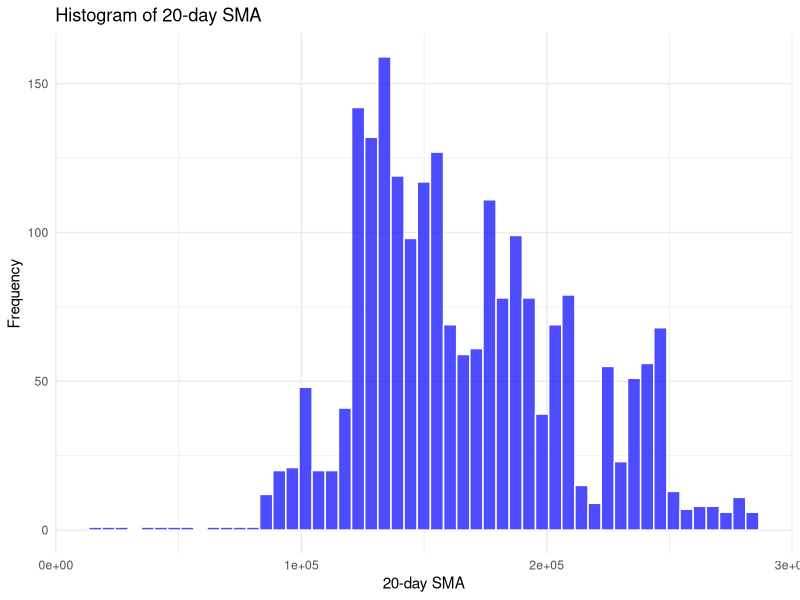
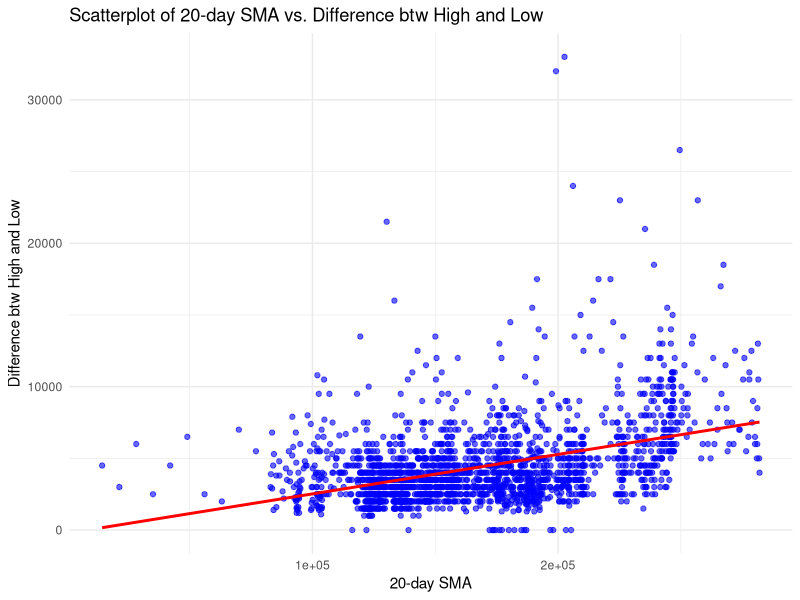
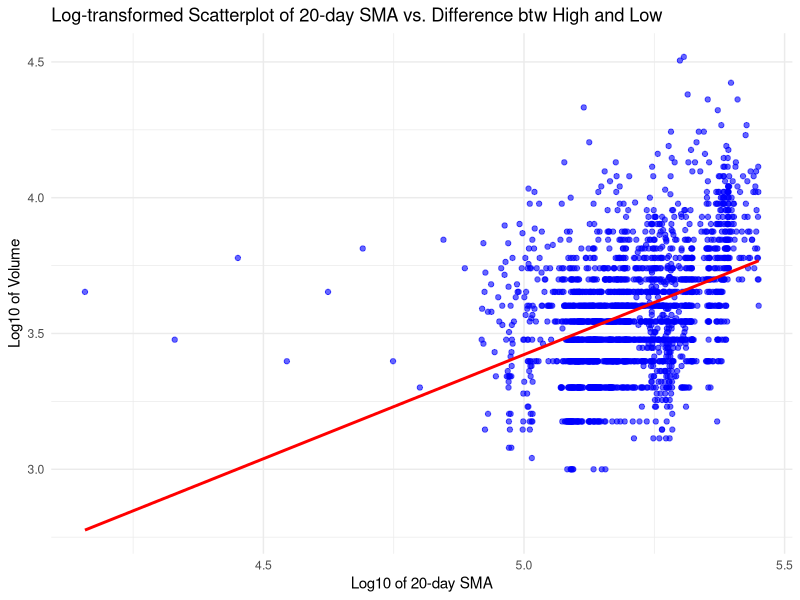

These figures' R source, in order:
library(ggplot2)
library(dplyr)

data = read.csv("Dataset_SMA.csv")
data

sum(!is.finite(data$sma))
data_cleaned <- data[!is.na(data$sma) & !is.nan(data$sma) & !is.infinite(data$sma), ]
sum(!is.finite(data_cleaned$sma))

binwidth_value <- (max(data_cleaned$sma) - min(data_cleaned$sma)) / 50
ggplot(data = data_cleaned, aes(x = sma)) +
  geom_histogram(binwidth = binwidth_value, fill = "blue", color = "white", alpha = 0.7) +
  labs(title = "Histogram of 20-day SMA", x = "20-day SMA", y = "Frequency") +
  theme_minimal()

ggplot(data = data_cleaned, aes(x = sma, y = diff)) +
  geom_point(color = "blue", alpha = 0.6) +
  geom_smooth(method = "lm", color = "red", se = FALSE) +
  labs(title = "Scatterplot of 20-day SMA vs. Difference btw High and Low", x = "20-day SMA", y = "Difference btw High and Low") +
  theme_minimal()

summary(data_cleaned$sma)
summary(data_cleaned$diff)

range(data_cleaned$sma)
range(data_cleaned$diff)

data_cleaned$logSMA = log10(data_cleaned$sma)
data_cleaned$logdiff = log10(data_cleaned$diff)

sum(!is.finite(data_cleaned$logdiff))
data_cleaned <- data_cleaned[!is.na(data_cleaned$logdiff) & !is.nan(data_cleaned$logdiff) & !is.infinite(data_cleaned$logdiff), ]
sum(!is.finite(data_cleaned$logdiff))

sum(!is.finite(data_cleaned$logSMA))
data_cleaned <- data_cleaned[!is.na(data_cleaned$logSMA) & !is.nan(data_cleaned$logSMA) & !is.infinite(data_cleaned$logSMA), ]
sum(!is.finite(data_cleaned$logSMA))

ggplot(data = data_cleaned, aes(x = log10(sma), y = log10(diff))) +
  geom_point(color = "blue", alpha = 0.6) +
  geom_smooth(method = "lm", color = "red", se = FALSE) +  # Add trend line
  labs(
    title = "Log-transformed Scatterplot of 20-day SMA vs. Difference btw High and Low",
    x = "Log10 of 20-day SMA",
    y = "Log10 of Volume"
  ) +
  theme_minimal()

cor_raw <- cor(data_cleaned$sma, data_cleaned$diff, use = "complete.obs")
cat("Correlation between SMA20 and Difference:", cor_raw, "\n")

# Calculate correlation after log transformation
cor_log <- cor(log10(data_cleaned$sma), log10(data_cleaned$diff + 1), use = "complete.obs")
cat("Correlation after log transformation:", cor_log, "\n")
